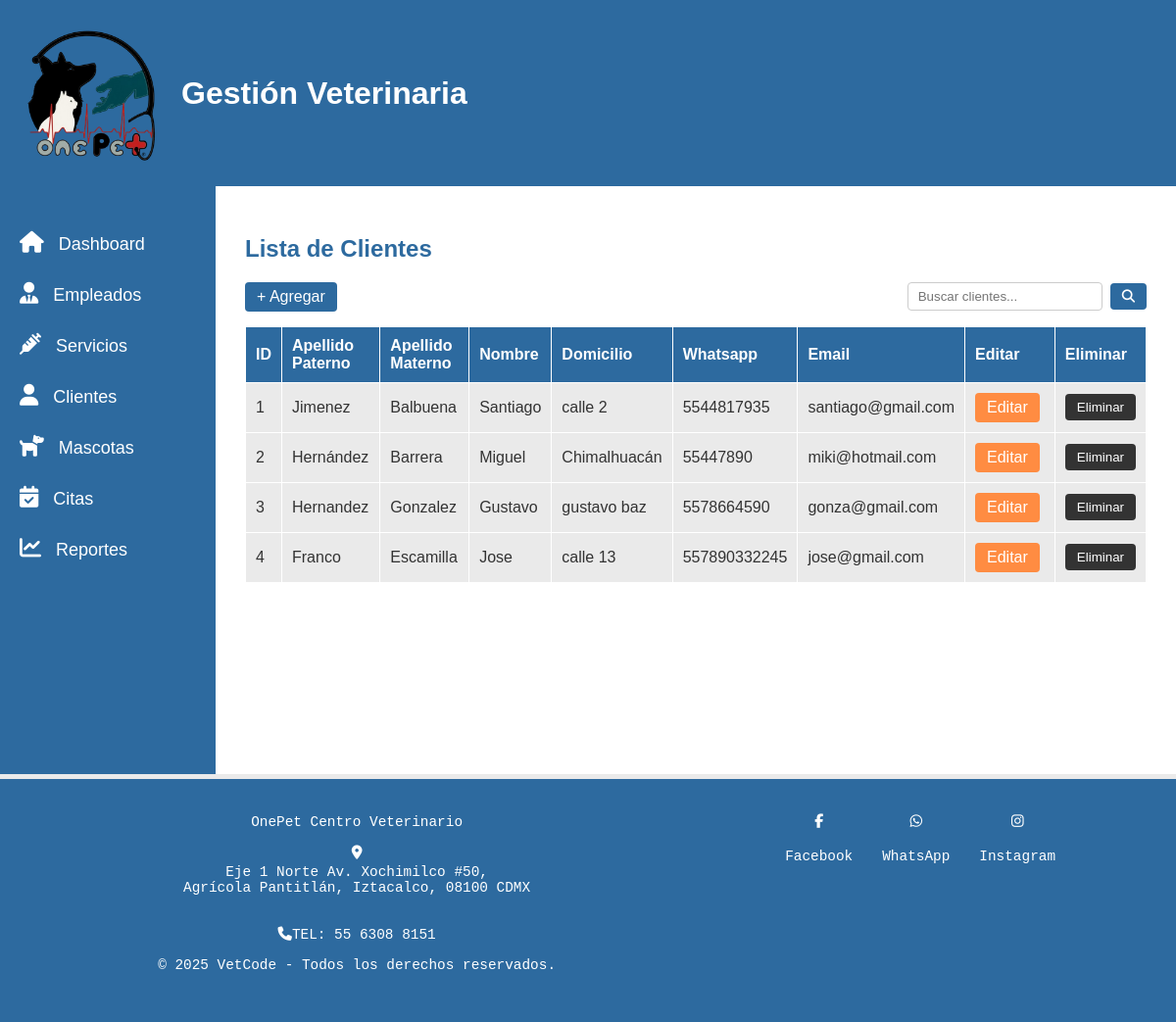
/Vista/clientes.php (signed in), run on the app's committed database.
### tables this page shows
CREATE TABLE `clientes` (
  `id` int(11) NOT NULL,
  `apellido_paterno` varchar(100) NOT NULL,
  `apellido_materno` varchar(100) NOT NULL,
  `nombre` varchar(100) NOT NULL,
  `domicilio` varchar(255) DEFAULT NULL,
  `whatsapp` varchar(20) DEFAULT NULL,
  `email` varchar(100) NOT NULL
);

### Vista/clientes.php (the view, shortened to what this page needs)
<?php
include __DIR__ . "/../Controlador/seguridad.php";
include __DIR__ . "/../Modelo/conexion.php";
$busqueda = isset($_GET['buscar']) ? $con->real_escape_string($_GET['buscar']) : '';
$sql = "SELECT * FROM clientes";
$sql .= " ORDER BY id ASC";
$result = $con->query($sql);
?>
<!DOCTYPE html>
<html lang="es">
<head>
    <link rel="stylesheet" href="../Vista/Css/estilos.css">
    <link rel="stylesheet" href="https://cdn.jsdelivr.net/npm/remixicon@2.5.0/fonts/remixicon.css">
</head>
<body>
    <header>
        <div class="logo">
            <img src="../Vista/imagenes/one pet3.png" alt="Logo VetCode" class="logo-img">
            <h1>Gestión Veterinaria</h1>
        </div>
    </header>
    <div class="contenedor-principal">
        <main>
            <h2>Lista de Clientes</h2>
            <div style="display:flex; align-items:center; justify-content:space-between; margin-bottom:15px;">
                <a href="../Controlador/clientes_controller.php?action=add" class="Agregar" style="text-decoration:none;">+ Agregar</a>
                <form action="clientes.php" method="GET" style="display:flex; align-items:center; gap:8px;">
                    <input type="text" name="buscar" placeholder="Buscar clientes..." style="padding:6px 10px; border:1px solid #ccc; border-radius:4px;" value="<?php echo htmlspecialchars($busqueda); ?>">
                    <button type="submit" class="Agregar"><i class="fa fa-search"></i></button>
                </form>
            </div>
            <table>
                <thead>
                    <tr>
                        <th>ID</th>
                        <th>Apellido Paterno</th>
                        <th>Apellido Materno</th>
                        <th>Nombre</th>
                        <th>Domicilio</th>
                        <th>Whatsapp</th>
                        <th>Email</th>
                        <th>Editar</th>
                        <th>Eliminar</th>
                    </tr>
                </thead>
                <tbody>
                    <?php
                    if ($result->num_rows > 0) {
                        while ($row = $result->fetch_assoc()) {
                            echo "<tr>";
                            echo "<td>".$row['id']."</td>";
                            echo "<td>".htmlspecialchars($row['apellido_paterno'])."</td>";
                            echo "<td>".htmlspecialchars($row['apellido_materno'])."</td>";
                            echo "<td>".htmlspecialchars($row['nombre'])."</td>";
                            echo "<td>".htmlspecialchars($row['domicilio'])."</td>";
                            echo "<td>".htmlspecialchars($row['whatsapp'])."</td>";
                            echo "<td>".htmlspecialchars($row['email'])."</td>";
                            echo "<td><a href='../Controlador/clientes_controller.php?action=edit&id=".$row['id']."' class='edit-btn'>Editar</a></td>";
                            echo "<td>
                                    <form action='../Controlador/clientes_controller.php?action=delete' method='POST' onsubmit='return confirm(\"¿Eliminar cliente?\");' style='display:inline;'>
                                        <input type='hidden' name='id' value='".$row['id']."'>
                                        <button type='submit' class='delete-btn'>Eliminar</button>
                                    </form>
                                  </td>";
                            echo "</tr>";
                        }
                    } else {
                        echo "<tr><td colspan='9'>No se encontraron clientes.</td></tr>";
                    }
                    ?>
                </tbody>
            </table>
        </main>
    </div>
<footer class="PiePagina">
    <table>
        <tr>
            <td>
                OnePet Centro Veterinario<br><br>
                <a href="https://www.google.com/maps/place/OnePet+Centro+Veterinario/@19.4138976,-99.0608182,18.15z/data=!4m14!1m7!3m6!1s0x85d1fd22545035fd:0xa2555f13641c2d07!2sOnePet+Centro+Veterinario!8m2!3d19.4134147!4d-99.06003!16s%2Fg%2F11rsrz6mx_!3m5!1s0x85d1fd22545035fd:0xa2555f13641c2d07!8m2!3d19.4134147!4d-99.06003!16s%2Fg%2F11rsrz6mx_?entry=ttu&g_ep=EgoyMDI1MTExNy4wIKXMDSoASAFQAw%3D%3D" target="_blank">
                    <i class="fa-solid fa-location-dot"></i>Eje 1 Norte Av. Xochimilco #50, <br>
                    Agrícola Pantitlán, Iztacalco, 08100 CDMX
                </a>
                <br>
                <br>
                <i class="fa-solid fa-phone"></i>TEL: 55 6308 8151<br>
                <p>&copy; 2025 VetCode - Todos los derechos reservados.</p>
            </td>
            <td>
                <a href="https://www.facebook.com/share/1FRjPmVmGe/?mibextid=wwXIfr" target="_blank">
                    <i class="fa-brands fa-facebook-f"></i><br>Facebook<br><br>
                </a>
                <a href="https://wa.link/h255ft" target="_blank">
                    <i class="fa-brands fa-whatsapp"></i><br>WhatsApp<br><br>
                </a>
                <a href="https://www.instagram.com/onepetvet?igsh=MXZodHVvcmpiNmZ6cA==" target="_blank">
                    <i class="fa-brands fa-instagram"></i><br>Instagram<br><br>
                </a>
            </td>
        </tr>
    </table>
</footer>
</body>
</html>

### Vista/Css/estilos.css (style rules this page uses)
body { background-color: #EAEAEA; font-family: Arial, sans-serif; color: #333333; margin: 0; padding: 0; }
header { background-color: #2D6A9F; padding: 20px; color: #FFFFFF; }
.logo { display: flex; align-items: center; }
img.logo-img { width: 150px; height: 150px; margin-right: 15px; }
.contenedor-principal { display: flex; min-height: calc(100vh - 200px); }
main { padding: 30px; background-color: #FFFFFF; flex: 1; overflow-x: hidden; }
h2 { color: #2D6A9F; }
table { width: 100%; border-collapse: collapse; background-color: #EAEAEA; min-width: 700px; }
th, td { padding: 10px; border: 1px solid #FFFFFF; text-align: left; vertical-align: middle; }
th { background-color: #2D6A9F; color: #FFFFFF; }
.edit-btn { background-color: #ff8c42; color: #FFFFFF; border: none; padding: 6px 12px; border-radius: 4px; cursor: pointer; margin-right: 5px; display: inline-block; text-decoration: none; text-align: center; }
.delete-btn { background-color: #333333; color: #FFFFFF; border: none; padding: 6px 12px; border-radius: 4px; cursor: pointer; display: inline-block; text-decoration: none; text-align: center; }
.Agregar { background-color: #2D6A9F; color: #FFFFFF; border: none; padding: 6px 12px; border-radius: 4px; cursor: pointer; text-decoration: none; display: inline-block; }
.PiePagina table { width: 100%; margin-top: 5px; background-color: #2D6A9F; color: #FFFFFF; text-align: center; padding: 2%; font-family: 'Courier New', Courier, monospace; font-size: 1.2vw; height: 180px; min-width: unset; border-collapse: separate; }
.PiePagina td { border: none; padding: 10px; vertical-align: top; }
.PiePagina td:first-child { text-align: center; }
.PiePagina td:last-child { display: flex; flex-direction: row; justify-content: center; align-items: center; gap: 30px; }
.PiePagina td a, .PiePagina td a:link, .PiePagina td a:visited, .PiePagina td a:active { color: #FFFFFF !important; text-decoration: none !important; display: flex !important; flex-direction: column; align-items: center; }
.PiePagina td a i { color: #FFFFFF !important; margin-bottom: 5px; }

### data on the page
clientes: id "1", apellido_paterno "Jimenez", apellido_materno "Balbuena", nombre "Santiago", domicilio "calle 2", whatsapp "5544817935", email "santiago@gmail.com"
clientes: id "2", apellido_paterno "Hernández", apellido_materno "Barrera", nombre "Miguel", domicilio "Chimalhuacán", whatsapp "55447890", email "miki@hotmail.com"
clientes: id "3", apellido_paterno "Hernandez", apellido_materno "Gonzalez", nombre "Gustavo", domicilio "gustavo baz", whatsapp "5578664590", email "gonza@gmail.com"
clientes: id "4", apellido_paterno "Franco", apellido_materno "Escamilla", nombre "Jose", domicilio "calle 13", whatsapp "557890332245", email "jose@gmail.com"

### other printed values
$item['text'] "Dashboard"
$item['text'] "Empleados"
$item['text'] "Servicios"
$item['text'] "Clientes"
$item['text'] "Mascotas"
$item['text'] "Citas"
$item['text'] "Reportes"
